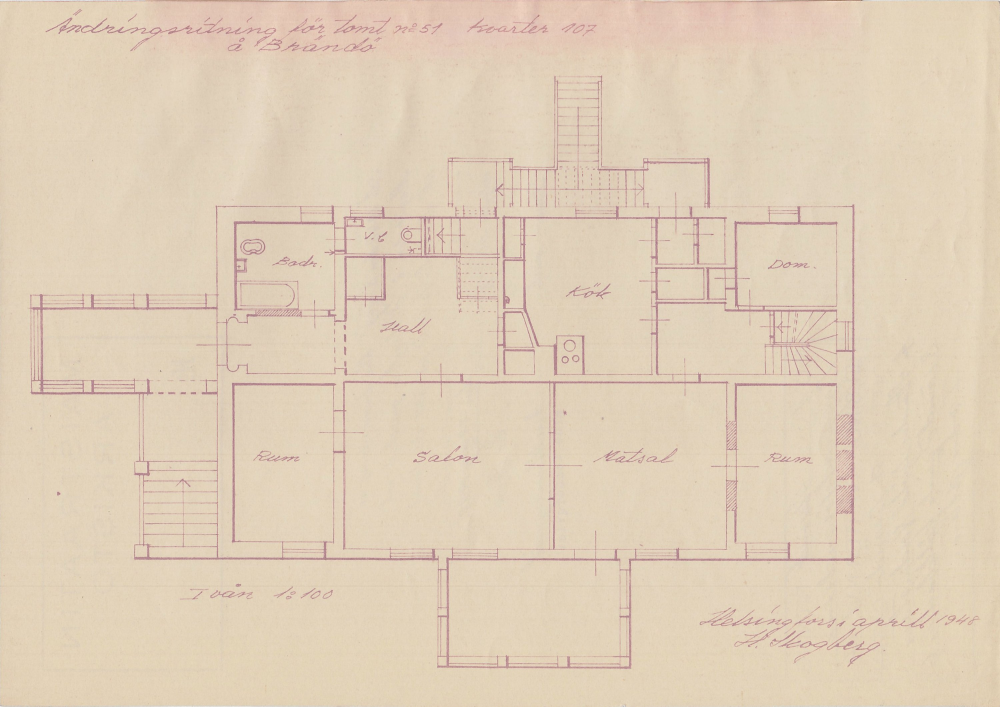
#> input picture html-mock/local/hka.139877703731200_160449953667200.jpg, 3000 x 2120 px (shown at 1/3 size); its folder holds only this picture in this run
$ python -i room_outlines.py   (imports and definitions only)
#> lines starting #> are read from the running program, lines starting #| are printed output that depends on the picture; after the words box and inside, x2 and y2 are one past the last pixel; in counts of white or black regions, pixels touching at a corner belong together
"""Room outlines for a raster plan: a rooms reader gives each room a label box; this gives it the
free space its label sits in, bounded by the drawn walls.

The page is binarised and thin strokes (text, furniture, dimension lines) are opened away; the
thick dark mass left is the wall mask. Gaps in it up to a door's width are closed, so a door
opening does not let one room into the next. A label's region is the connected free space under
its centre; labels sharing a region (an open space) split it by nearest label centre. A region
that fills a large part of the page or touches its edge leaked outside the flat: that room keeps
its box (no polygon).

`RoomOutlines(inner, files)` wraps any rooms `Extractor`; only `Room.polygon` is set.
"""

import io

import cv2
import numpy as np
from PIL import Image

from app.core.drawing.model import Room
from app.core.pipeline.model import DrawingFile, Extracted, Sheet
from app.core.pipeline.ports import DrawingFiles, Extractor

WORK_SIDE = 1200  # the page is shrunk to this long side, so the numbers below are fractions of it
STROKE = 0.0030  # strokes thinner than this (of the long side) are not walls
DOOR = 0.035  # (of the long side) a wall gap up to twice this, a door opening, is closed
LONG_LINE = 0.05  # a straight stroke this long (of the long side) is a wall
MAX_SHARE = 0.40  # a region over this share of the page leaked
MAX_POINTS = 40


def solid_walls(gray: np.ndarray) -> np.ndarray:
    """Thick dark strokes of a grayscale page (uint8 0/255): thin lines and text opened away."""
    _, dark = cv2.threshold(gray, 0, 255, cv2.THRESH_BINARY_INV | cv2.THRESH_OTSU)
    side = max(gray.shape)
    k = max(3, round(STROKE * side))
    thick = cv2.morphologyEx(dark, cv2.MORPH_OPEN, np.ones((k, k), np.uint8))
    # a long straight stroke, however thin, is a wall too: a window drawn as lines in a wall gap
    n = max(k + 1, round(LONG_LINE * side))
    straight = cv2.morphologyEx(dark, cv2.MORPH_OPEN, np.ones((1, n), np.uint8))
    upright = cv2.morphologyEx(dark, cv2.MORPH_OPEN, np.ones((n, 1), np.uint8))
    return cv2.bitwise_or(cv2.bitwise_or(thick, straight), upright)


# [121 lines left out: functions bridged, regions, seeds, regrown, outline, outlines, not called in this run]


# [16 lines that did not run here, left out]

>>> import cv2
>>> picture = cv2.imread('../../../../html-mock/local/hka.139877703731200_160449953667200.jpg', cv2.IMREAD_GRAYSCALE)
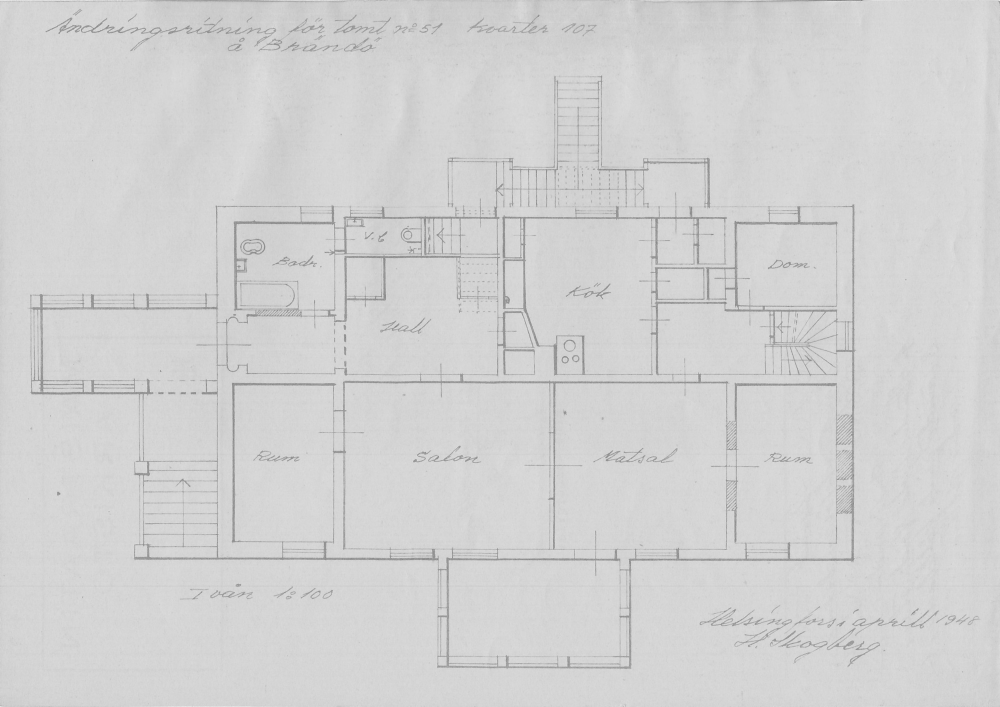
#> picture: shape (2120, 3000) (shown at 1/3 size); min 74, max 255, mean 209.6
>>> result = solid_walls(picture)
#> in solid_walls, `_, dark = cv2.threshold(gray, 0, 255, cv2.THRESH_BINARY_INV | cv2.THRE..`:
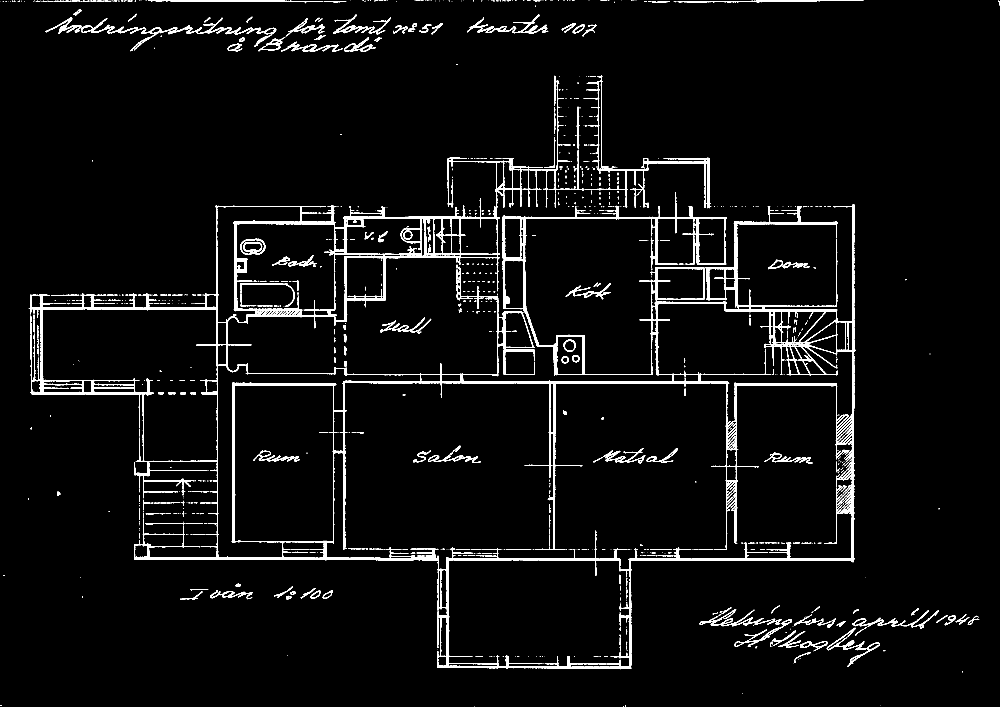
#> dark: shape (2120, 3000) (shown at 1/3 size); 4% white; 951 white regions (640 under 20 px), largest, box (x1, y1, x2, y2) and area: (86, 227, 2568, 2008) 155947, (1506, 577, 2181, 1127) 17329, (1370, 808, 1605, 1125) 4770
#> in solid_walls, `thick = cv2.morphologyEx(dark, cv2.MORPH_OPEN, np.ones((k, k), np.uint..`:
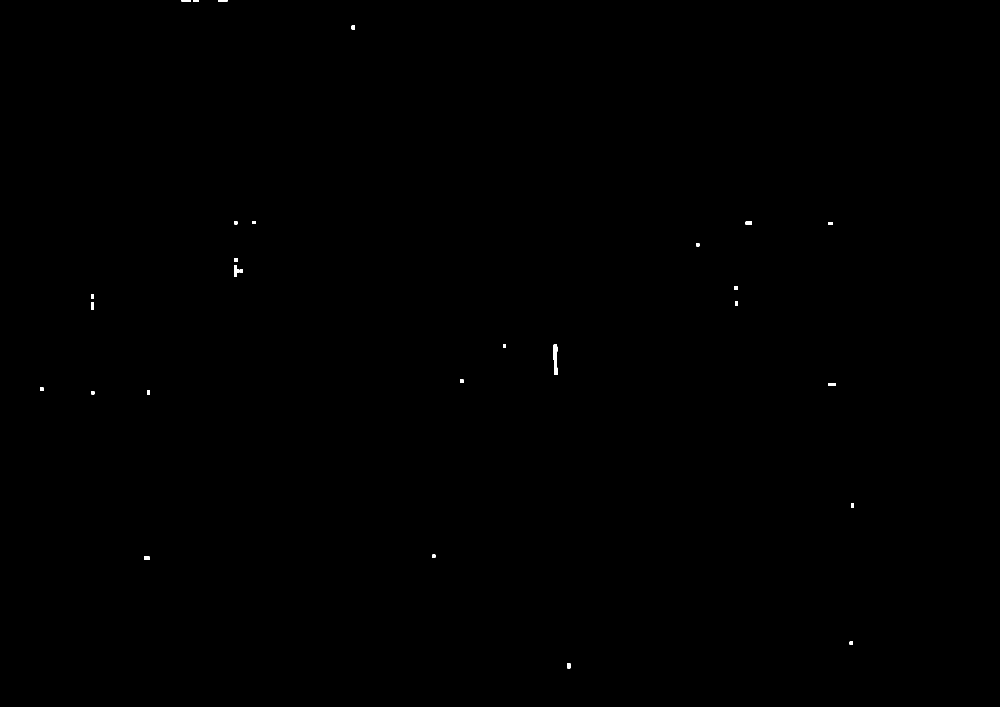
#> thick: shape (2120, 3000) (shown at 1/3 size); 0.07% white; 29 white regions, largest, box (x1, y1, x2, y2) and area: (1661, 1033, 1672, 1125) 911, (702, 809, 718, 831) 254, (273, 907, 282, 928) 189
#> in solid_walls, `straight = cv2.morphologyEx(dark, cv2.MORPH_OPEN, np.ones((1, n), np.u..`:
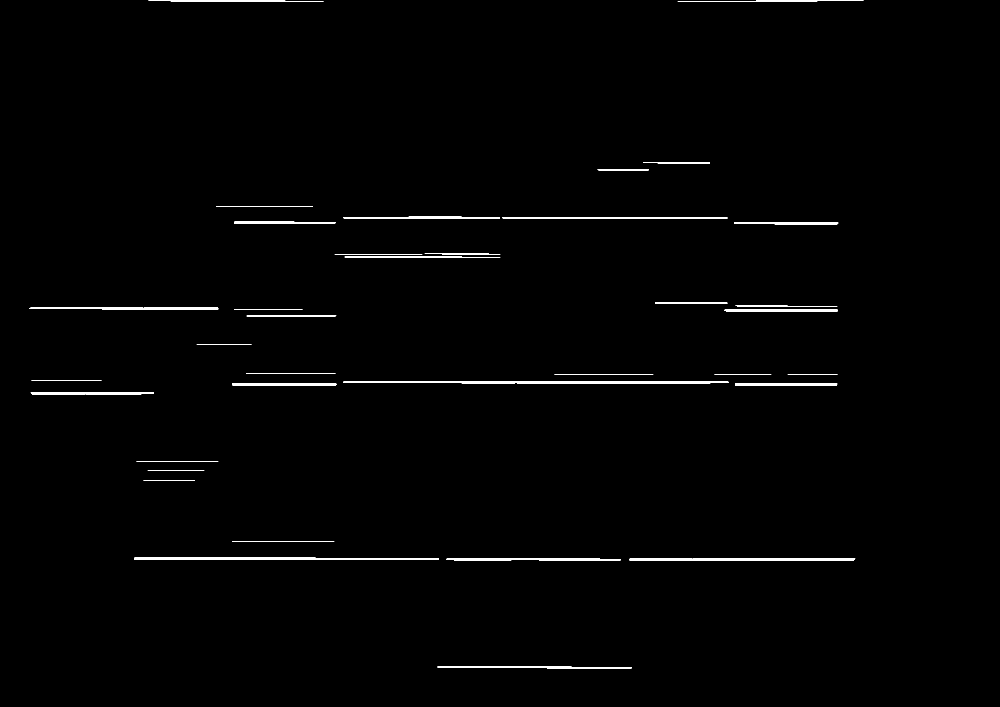
#> straight: shape (2120, 3000) (shown at 1/3 size); 0.8% white; 36 white regions, largest, box (x1, y1, x2, y2) and area: (1030, 1144, 2186, 1150) 5895, (403, 1673, 1317, 1680) 5185, (1887, 1676, 2566, 1682) 3923
#> in solid_walls, `upright = cv2.morphologyEx(dark, cv2.MORPH_OPEN, np.ones((n, 1), np.ui..`:
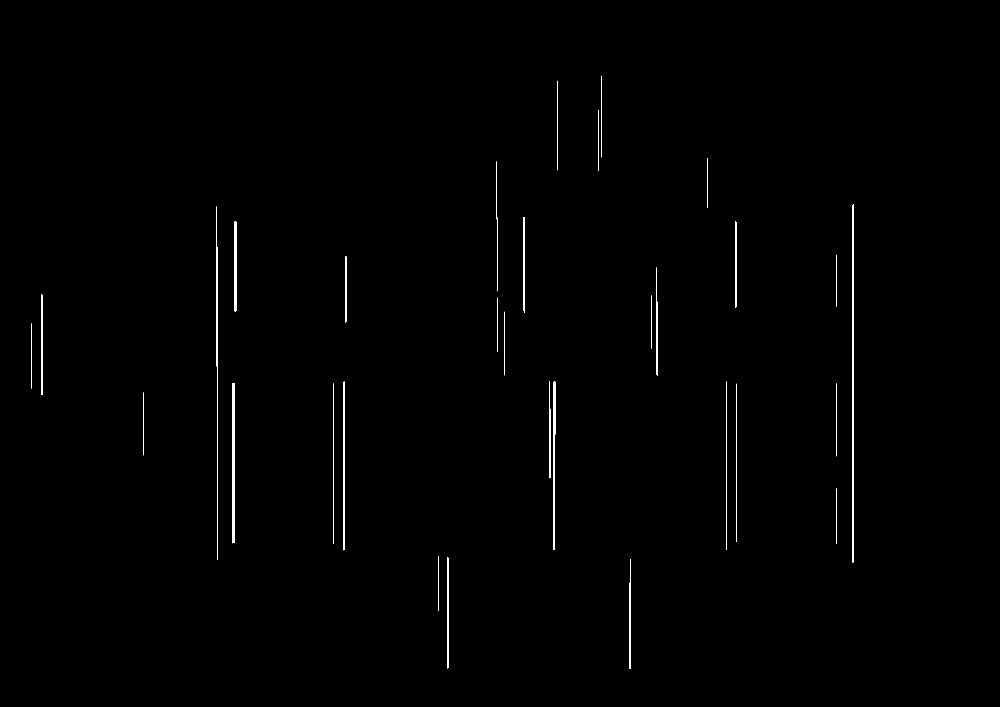
#> upright: shape (2120, 3000) (shown at 1/3 size); 0.49% white; 32 white regions, largest, box (x1, y1, x2, y2) and area: (2556, 613, 2562, 1688) 5274, (698, 1149, 704, 1630) 2675, (1661, 1145, 1666, 1650) 2114
#> in solid_walls, `return cv2.bitwise_or(cv2.bitwise_or(thick, straight), upright)`:
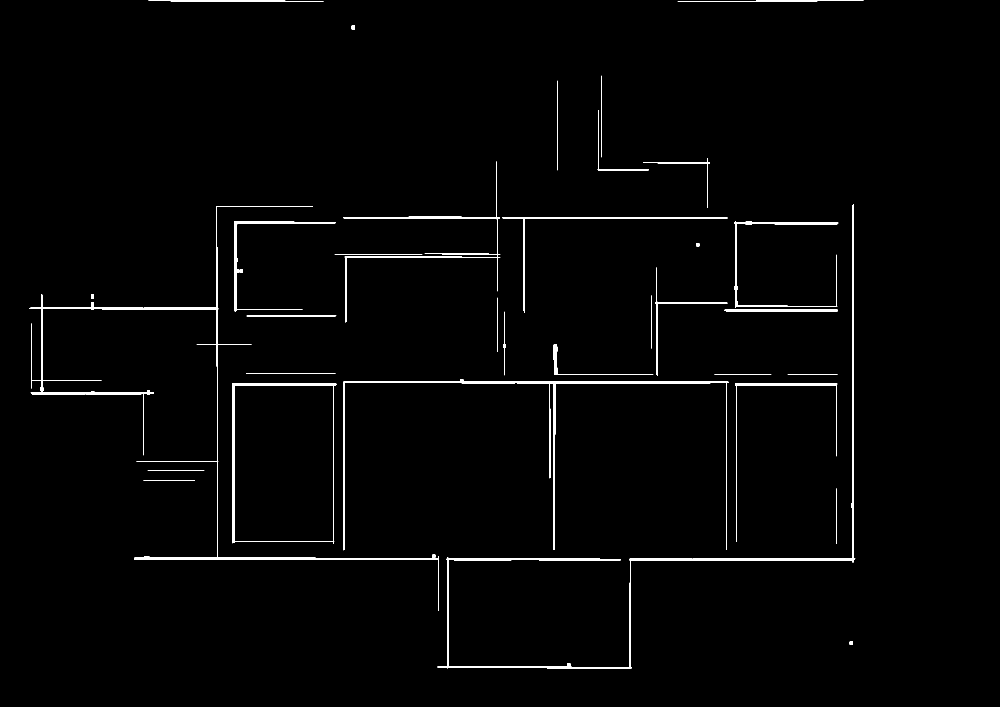
#> returned value: shape (2120, 3000) (shown at 1/3 size); 1.3% white; 35 white regions, largest, box (x1, y1, x2, y2) and area: (1312, 613, 2566, 2007) 16973, (87, 619, 1317, 1833) 15625, (1030, 1138, 2186, 1651) 11045
